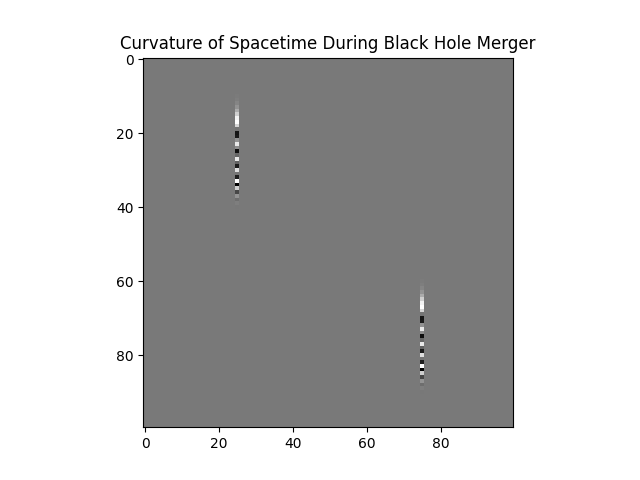

Reproduce this figure in Python.
import numpy as np
import matplotlib.pyplot as plt

def evolve_spacetime(grid_size, time_step, num_steps):
    # Initialize the spacetime grid
    spacetime = np.zeros((grid_size, grid_size, num_steps))
    
    # Set initial conditions for the two black holes
    initial_black_hole_positions = np.zeros((grid_size, grid_size))
    initial_black_hole_positions[grid_size//4, grid_size//4] = 1.0
    initial_black_hole_positions[3*grid_size//4, 3*grid_size//4] = 1.0
    spacetime[:,:,0] = initial_black_hole_positions
    
    for t in range(1, num_steps):
        # Evolve the spacetime grid using finite difference method
        spacetime[:,:,t] = spacetime[:,:,t-1] + time_step * spacetime_derivative(spacetime[:,:,t-1])
        
    return spacetime

def spacetime_derivative(spacetime):
    # Compute the derivative of the spacetime grid using finite difference method
    spacetime_derivative = np.zeros_like(spacetime)
    spacetime_derivative[1:-1, 1:-1] = (spacetime[2:, 1:-1] - spacetime[:-2, 1:-1]) / 2.0
    
    return spacetime_derivative

grid_size = 100
time_step = 0.01
num_steps = 1000
spacetime = evolve_spacetime(grid_size, time_step, num_steps)

# Plot the final spacetime grid
plt.imshow(spacetime[:,:,num_steps-1], cmap='gray')
plt.title("Curvature of Spacetime During Black Hole Merger")
plt.show()
